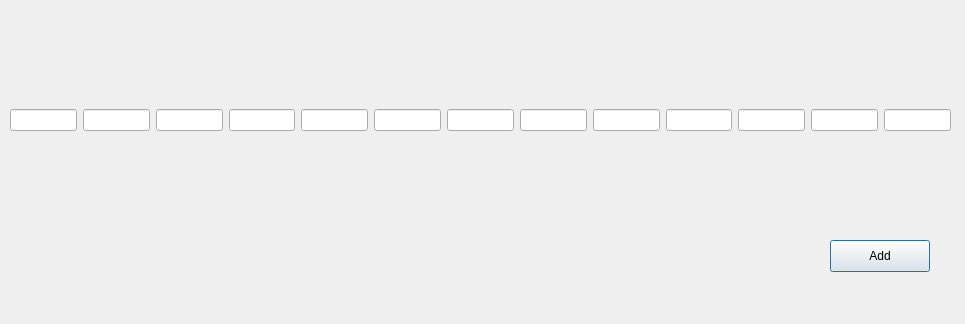
<?xml version="1.0" encoding="UTF-8"?>
<ui version="4.0">
 <class>DialogAdding</class>
 <widget class="QDialog" name="DialogAdding">
  <property name="geometry">
   <rect>
    <x>0</x>
    <y>0</y>
    <width>965</width>
    <height>324</height>
   </rect>
  </property>
  <property name="windowTitle">
   <string>Dialog</string>
  </property>
  <widget class="QWidget" name="horizontalLayoutWidget">
   <property name="geometry">
    <rect>
     <x>10</x>
     <y>20</y>
     <width>941</width>
     <height>201</height>
    </rect>
   </property>
   <layout class="QHBoxLayout" name="horizontalLayout">
    <item>
     <widget class="QLineEdit" name="laptop_ID"/>
    </item>
    <item>
     <widget class="QLineEdit" name="Company"/>
    </item>
    <item>
     <widget class="QLineEdit" name="Product"/>
    </item>
    <item>
     <widget class="QLineEdit" name="TypeName"/>
    </item>
    <item>
     <widget class="QLineEdit" name="Inches"/>
    </item>
    <item>
     <widget class="QLineEdit" name="ScreenResolution"/>
    </item>
    <item>
     <widget class="QLineEdit" name="Cpu"/>
    </item>
    <item>
     <widget class="QLineEdit" name="Ram"/>
    </item>
    <item>
     <widget class="QLineEdit" name="Memory"/>
    </item>
    <item>
     <widget class="QLineEdit" name="Gpu"/>
    </item>
    <item>
     <widget class="QLineEdit" name="OpSys"/>
    </item>
    <item>
     <widget class="QLineEdit" name="Weight"/>
    </item>
    <item>
     <widget class="QLineEdit" name="Price_euros"/>
    </item>
   </layout>
  </widget>
  <widget class="QPushButton" name="pushButton">
   <property name="geometry">
    <rect>
     <x>830</x>
     <y>240</y>
     <width>100</width>
     <height>32</height>
    </rect>
   </property>
   <property name="text">
    <string>Add</string>
   </property>
  </widget>
 </widget>
 <resources/>
 <connections/>
</ui>
